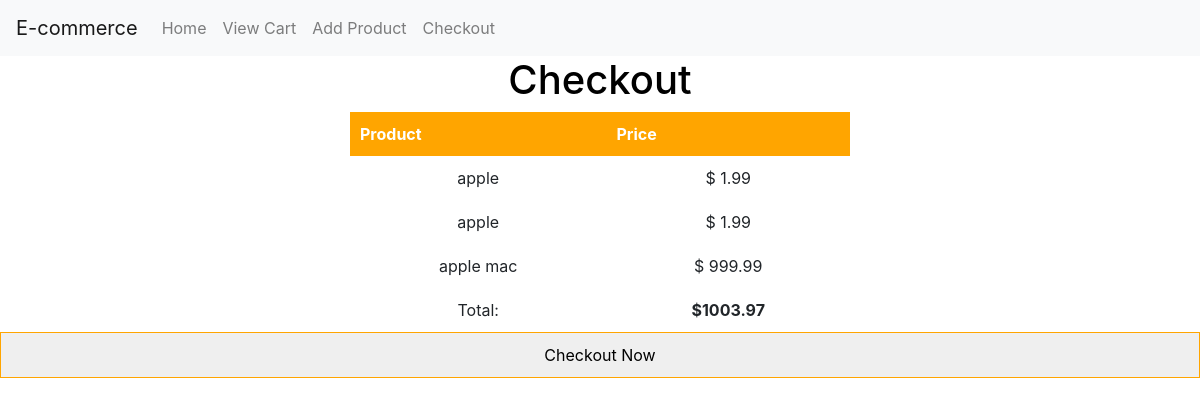
/checkout?userId=, run on the app's committed database.
### tables this page shows
CREATE TABLE cart
		(userId INTEGER,
		productId INTEGER,
		FOREIGN KEY(userId) REFERENCES users(userId),
		FOREIGN KEY(productId) REFERENCES products(productId)
		);

CREATE TABLE products
		(productId INTEGER PRIMARY KEY,
		name TEXT,
		price REAL,
		image TEXT,
		stock INTEGER,
		category TEXT
		);

### app.py (the view)
@app.route('/checkout', methods=['GET', 'POST'])
def checkout():
    if request.method == 'POST':
        user_id = request.form['userId']  # You need to provide a method to get the logged in user's ID
        return redirect(url_for('confirmation'))
    user_id = request.args.get('userId')  # You need to provide a method to get the logged in user's ID
    print(f"This is user {user_id}")
    conn = sqlite3.connect('database.db')
    conn.row_factory = sqlite3.Row
    cursor = conn.cursor()
    cursor.execute('SELECT * FROM cart INNER JOIN products ON cart.productId = products.productId WHERE userId = ?', (user_id,))
    cart_items = cursor.fetchall()
    total_price = round(sum(item['price'] for item in cart_items), 2)
    conn.close()
    return render_template('checkout.html', cart_items=cart_items, total_price=total_price, user_id=user_id)

### templates/checkout.html (shortened to what this page needs)
<!DOCTYPE html>
<html lang="en">
<head>
    <link rel="stylesheet" href="{{ url_for('static', filename='checkout.css') }}">
</head>
<body>
    {% include 'navbar.html' %}
        {% block content %}
        <h1>Checkout</h1>
        <table>
            <tr>
                <th>Product</th>
                <th>Price</th>
            </tr>
            {% for item in cart_items %}
            <tr>
                <td>{{ item['name'] }}</td>
                <td>$ {{ item['price'] }}</td>
            </tr>
            {% endfor %}
            <tr>
                <td>Total:</td>
                <td><Strong>${{ total_price }}</Strong></td>
            </tr>
        </table>
        <form method="post">
            <input type="submit" value="Checkout Now">
        </form>
    {% endblock %}
</body>
</html>

### static/checkout.css (style rules this page uses)
body { font-family: sans-serif; font-size: 16px; margin: 0; padding: 0; background-color: white; }
h1 { text-align: center; margin-top: 20px; color: black; }
table { width: 500px; margin: 0 auto; background-color: white; }
th { background-color: orange; color: white; padding: 10px; text-align: center; }
td { padding: 10px; text-align: center; }
input { width: 100%; padding: 10px; margin-bottom: 10px; border: 1px solid orange; }

### data on the page
cart: name "apple", price "1.99"
cart: name "apple", price "1.99"
cart: name "apple mac", price "999.99"

### other printed values
{{ total_price }} "1003.97"
